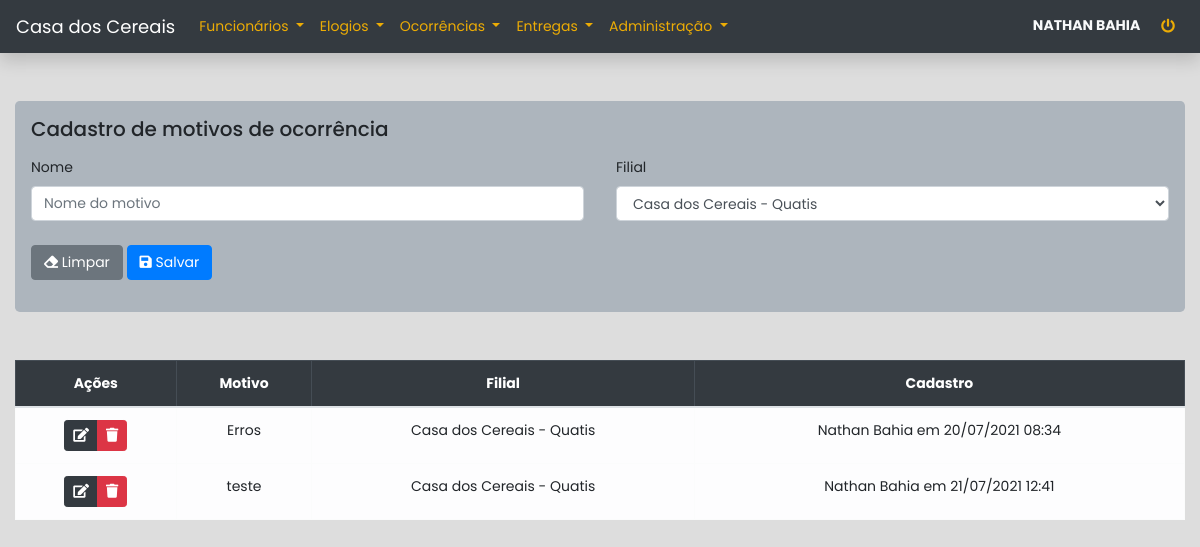
Screenshot of /motivos (signed in) with the database file from the repository.
### apps/core/models.py (models this page shows, shortened)
class Base(models.Model):
    usuario = models.ForeignKey(get_user_model(), on_delete=models.SET_NULL, null=True)
    criacao = models.DateTimeField(auto_now_add=True)
    alteracao = models.DateTimeField(auto_now=True)
    ativo = models.BooleanField(default=True)
    class Meta:
        abstract = True
    @property
    def cadastro(self):
        dt = localtime(self.criacao)
        if self.usuario:
            return f"{self.usuario.get_full_name()} em {dt.strftime('%d/%m/%Y %H:%M')}"
        return f"Usuário excluído em {dt.strftime('%d/%m/%Y')}"

class Motivo(Base):
    nome = models.CharField(max_length=255)
    filial = models.ForeignKey(Filial, on_delete=models.CASCADE)
    class Meta:
        verbose_name = 'Motivo'
        verbose_name_plural = 'Motivos'
        ordering = ['nome']

class Filial(Base):
    nome = models.CharField(max_length=255)
    cidade = models.CharField(max_length=255)
    def __str__(self):
        return f'{self.nome} - {self.cidade}'
    class Meta:
        verbose_name = 'Filial'
        verbose_name_plural = 'Filiais'
        ordering = ['nome', 'cidade']

### apps/core/views.py (the view, shortened to what this page needs)
# urls.py: path('motivos', views.motivos, name='motivos'),
@login_required
def motivos(request, pk=None):
    usuario = request.user.perfil.latest('id')
    instance = None
    msg_sucesso = 'Motivo cadastrado com sucesso'
    msg_erro = 'Falha ao cadastrar motivo'
    if pk:
        instance = models.Motivo.objects.get(pk=pk)
        msg_sucesso = 'Motivo editado com sucesso'
        msg_erro = 'Falha ao editar motivo'
    form = forms.MotivoForm(
        usuario=usuario,
        instance=instance
    )
    query = None
    if not instance:
        query = models.Motivo.objects.filter(
            filial=usuario.filial,
            ativo=True
        )
    context = {
        'form': form,
        'instance': instance,
        'query': query,
        'motivos': query
    }
    return render(request, 'core/ocorrencias/motivos.html', context)

### apps/core/forms.py
class MotivoForm(forms.ModelForm):
    nome = forms.CharField(
        widget=forms.TextInput(
            attrs={
                'class': 'form-control',
                'placeholder': 'Nome do motivo',
                'required': True
            }
        )
    )
    filial = forms.ModelChoiceField(
        queryset=models.Filial.objects.all(),
        widget=forms.Select(
            attrs={
                'class': 'form-control',
                'required': True
            }
        )
    )
    class Meta:
        model = models.Motivo
        fields = ['nome', 'filial']
    def __init__(self, usuario, *args, **kwargs):
        super(MotivoForm, self).__init__(*args, **kwargs)
        self.fields['filial'].queryset = models.Filial.objects.filter(id=usuario.filial.id)
        self.fields['filial'].initial = usuario.filial

### apps/core/context_processors.py (called while the page is built)
def usuario(request):
    if not request.user.is_authenticated:
        return {}
    context = {'usuario': {}}
    perfil = request.user.perfil.order_by('id').last()
    if perfil:
        context['usuario']['filial'] = perfil.filial
        context['usuario']['filiais'] = models.Filial.objects.all()
        if perfil.tipo == '2':
            context['usuario']['administrador'] = True
    return context

### apps/core/templates/core/ocorrencias/motivos.html (shortened to what this page needs)
{% extends 'core/base.html' %}
{% load bootstrap4 %}
{% block content %}
<div class="container-fluid">
    <form method='post' class='my-5 jumbotron p-3' autocomplete="off">
        {% if instance %}
            <h5>Editar motivo de ocorrência</h5>
        {% else %}
            <h5>Cadastro de motivos de ocorrência</h5>
        {% endif %}
        <div class="row mx-0 mt-3">
            <div class="col-12 col-sm-6 px-0 pr-sm-3">
                <div class="form-group mb-2">
                    <label for="{{ form.nome.id_for_label }}">{{ form.nome.label }}</label>
                    {{ form.nome }}
                </div>
            </div>
            <div class="col-12 col-sm-6 px-0 pl-sm-3">
                <div class="form-group mb-2">
                    <label for="{{ form.filial.id_for_label }}">{{ form.filial.label }}</label>
                    {{ form.filial }}
                </div>
            </div>
            <div class="col-12 my-3 px-0">
                {% if instance %}
                    <a href="{% url "core:motivos" %}" type="reset" class="btn btn-secondary">
                        <i class="fas fa-arrow-left"></i> Cancelar
                    </a>
                {% else %}
                    <button type="reset" class="btn btn-secondary">
                        <i class="fas fa-eraser"></i> Limpar
                    </button>
                {% endif %}
                <button type="submit" class="btn btn-primary">
                    <i class="fas fa-save"></i> Salvar
                </button>
            </div>
        </div>
    </form>
    {% if not instance %}
        {% if motivos %}
            <div class="table-responsive mt-5">
                <table class="table table-bordered text-center">
                    <thead class="table-dark">
                        <tr>
                            <th>Ações</th>
                            <th>Motivo</th>
                            <th>Filial</th>
                            <th>Cadastro</th>
                        </tr>
                    </thead>
                    <tbody class="table-light">
                        {% for motivo in motivos %}
                        <tr>
                            <td>
                                <div class="btn-group">
                                    <a href="{% url 'core:edit_motivos' motivo.id %}" class="btn btn-sm btn-dark btn-edit-motivo" data-motivo="{{ motivo.id }}"><i class="fas fa-edit"></i></a>
                                    <button class="btn btn-sm btn-danger btn-delete-motivo" data-motivo="{{ motivo.id }}"><i class="fas fa-trash"></i></button>
                                </div>
                            </td>
                            <td>{{ motivo.nome }}</td>
                            <td>{{ motivo.filial }}</td>
                            <td>{{ motivo.cadastro }}</td>
                        </tr>
                        {% endfor %}
                    </tbody>
                </table>
            </div>
            {% else %}
            <div class="alert alert-warning mt-5">
                Nenhum motivo cadastrado até o momento
            </div>
        {% endif %}
    {% endif %}
</div>
{% endblock content %}

### apps/core/templates/core/base.html (shortened to what this page needs)
{% load static %}
<!DOCTYPE html>
{% load bootstrap4 %}
<html lang="pt-br">
    <head>
        <link rel="stylesheet" href="https://use.fontawesome.com/releases/v5.0.13/css/all.css">
        {% bootstrap_css %}
    </head>
    <body>
    <nav class="navbar navbar-expand-lg navbar-dark bg-dark shadow mb-5">
        <a class="navbar-brand" href="{% url 'core:index' %}">Casa dos Cereais</a>
        <div class="collapse navbar-collapse" id="navbarSupportedContent">
            <ul class="navbar-nav mr-auto">
                <li class="nav-item dropdown">
                    <a class="nav-link dropdown-toggle text-warning" href="#" id="dropFuncionarios" role="button"
                       data-toggle="dropdown" aria-haspopup="true" aria-expanded="false">
                        Funcionários
                    </a>
                </li>
                <li class="nav-item dropdown text-warning">
                    <a class="nav-link dropdown-toggle text-warning" href="#" id="dropElogios" role="button"
                       data-toggle="dropdown" aria-haspopup="true" aria-expanded="false">
                        Elogios
                    </a>
                </li>
                <li class="nav-item dropdown">
                    <a class="nav-link dropdown-toggle text-warning" href="#" id="dropOcorrencias" role="button"
                       data-toggle="dropdown" aria-haspopup="true" aria-expanded="false">
                        Ocorrências
                    </a>
                </li>
                <li class="nav-item dropdown">
                    <a class="nav-link dropdown-toggle text-warning" href="#" id="dropEntregas" role="button"
                       data-toggle="dropdown" aria-haspopup="true" aria-expanded="false">
                        Entregas
                    </a>
                </li>
                <li class="nav-item dropdown">
                    <a class="nav-link dropdown-toggle text-warning" href="#" id="dropAdm" role="button"
                       data-toggle="dropdown" aria-haspopup="true" aria-expanded="false">
                        Administração
                    </a>
                </li>
            </ul>
            <div class="text-light text-sm-right">
                <b>{{ request.user.get_full_name|upper }}</b>
                <a class='btn btn-sm ml-2' href="{% url 'usuarios:logout' %}" data-toggle="tooltip" title="Sair do sistema">
                    <i class="fas fa-power-off text-warning"></i>
                </a>
            </div>
        </div>
    </nav>
    {% block content %} {% endblock %}
    </body>
</html>

### apps/core/templates/core/base.html (style rules this page uses)
body, a, .btn, .form-control { font-family: 'Poppins', sans-serif; font-size: 14px !important; }
body { background-color: #DDD; }
.jumbotron { background-color: #adb5bd !important; }
.navbar-brand { font-size: 18px !important; }
.text-warning { color: #ecac05 !important; }
.btn-danger, .alert-danger { background: #dc3545 !important; }

### rows the page displays
Motivo: nome "Erros", filial "Casa dos Cereais - Quatis", cadastro "Nathan Bahia em 20/07/2021 08:34"
Motivo: nome "teste", filial "Casa dos Cereais - Quatis", cadastro "Nathan Bahia em 21/07/2021 12:41"

### other values shown
{{ request.user.get_full_name|upper }} "NATHAN BAHIA"
